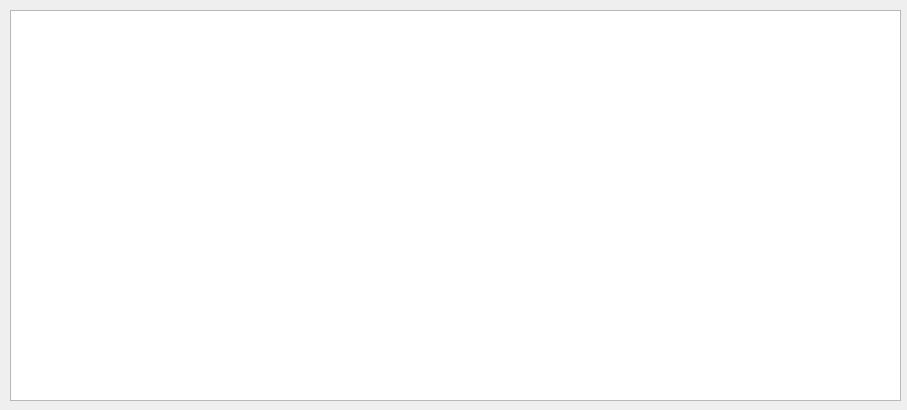
<?xml version="1.0" encoding="UTF-8"?>
<ui version="4.0">
 <class>Form</class>
 <widget class="QWidget" name="Form">
  <property name="geometry">
   <rect>
    <x>0</x>
    <y>0</y>
    <width>907</width>
    <height>410</height>
   </rect>
  </property>
  <property name="windowTitle">
   <string>Подсказка</string>
  </property>
  <widget class="QTableWidget" name="tableWidget">
   <property name="geometry">
    <rect>
     <x>10</x>
     <y>10</y>
     <width>891</width>
     <height>391</height>
    </rect>
   </property>
  </widget>
 </widget>
 <resources/>
 <connections/>
</ui>
